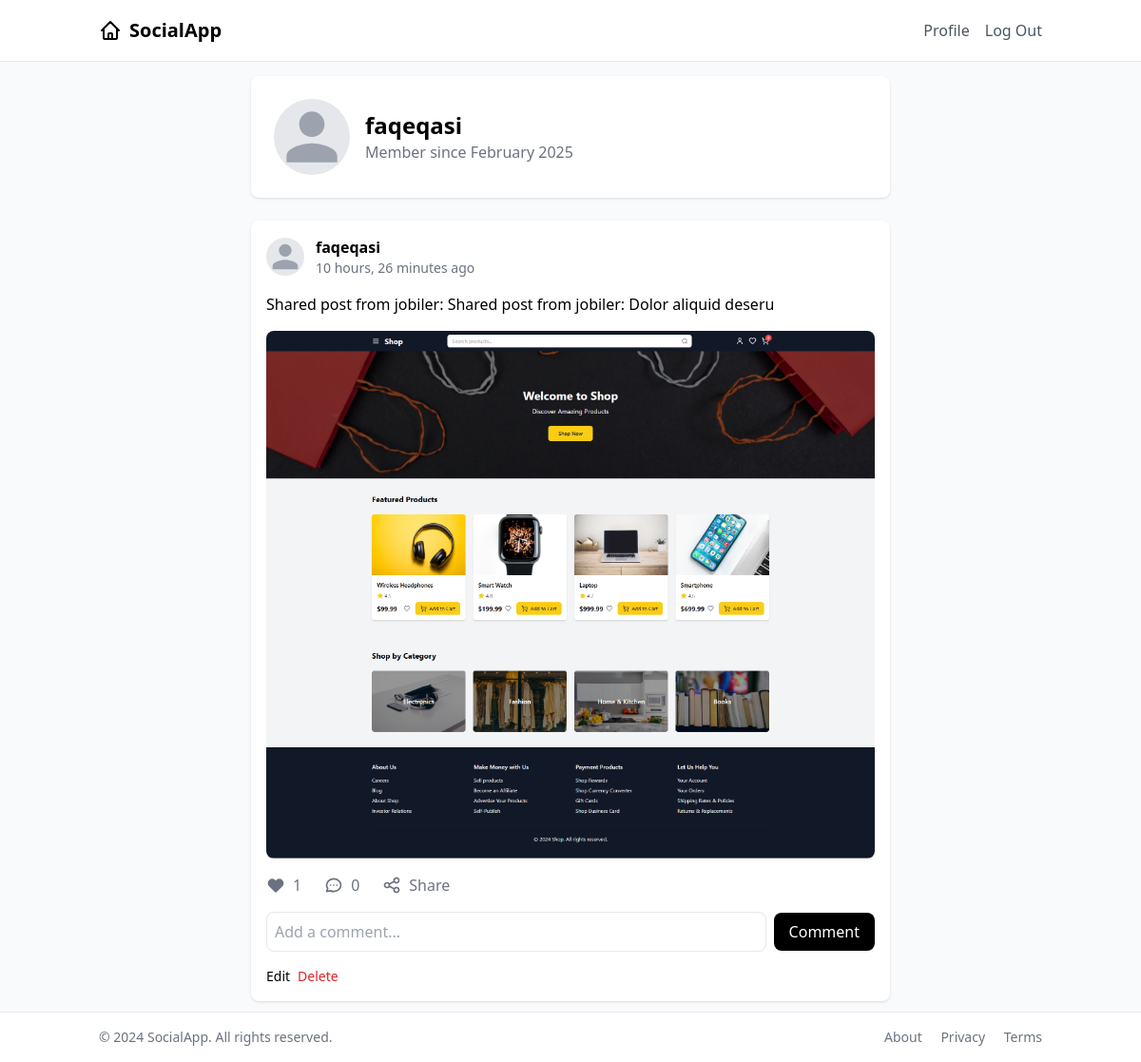
Before: /users/profile/ (signed in) with the older database file.
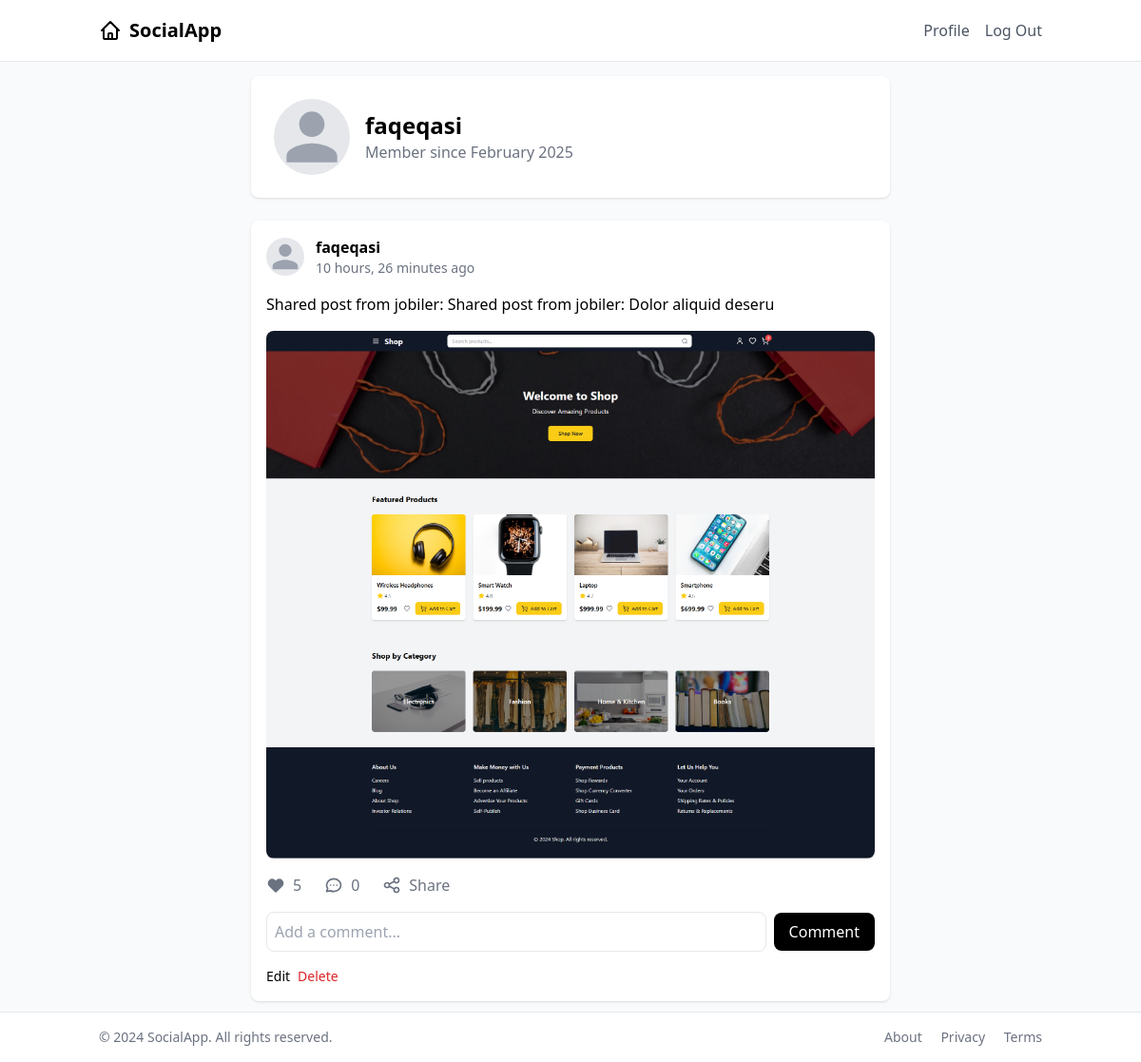
After: the same page with the newer database file.
### posts/models.py (models this page shows, shortened)
class Post(models.Model):
    user = models.ForeignKey(User, on_delete=models.CASCADE)
    content = models.TextField()
    image = models.ImageField(upload_to='post_images/', blank=True, null=True)
    created_at = models.DateTimeField(auto_now_add=True)
    updated_at = models.DateTimeField(auto_now=True)
    likes = models.ManyToManyField(User, related_name='liked_posts', blank=True)
    class Meta:
        ordering = ['-created_at']

### users/views.py (the view)
# urls.py: path('profile/', views.profile, name='profile'),
@login_required
def profile(request):
    user_posts = Post.objects.filter(user=request.user).select_related('user')
    return render(request, 'users/profile.html', {'posts': user_posts})

### templates/users/profile.html (shortened to what the changed rows need)
{% extends 'base.html' %}
{% block content %}
<div class="max-w-2xl mx-auto">
    <div class="bg-white rounded-lg shadow mb-6">
        <div class="p-6">
            <div class="flex items-center space-x-4">
                <div>
                    <h1 class="text-2xl font-bold">{{ user.username }}</h1>
                </div>
            </div>
        </div>
    </div>
    <div class="space-y-6">
        {% for post in posts %}
            <article class="bg-white rounded-lg shadow" id="post-{{ post.id }}">
                <div class="p-4">
                    <div class="flex items-center space-x-3 mb-4">
                        <div class="w-10 h-10 bg-gray-200 rounded-full overflow-hidden">
                            {% if post.user.profile_image %}
                                <img src="{{ post.user.profile_image.url }}" alt="{{ post.user.username }}" class="w-full h-full object-cover">
                            {% else %}
                                <svg class="w-full h-full text-gray-400" fill="currentColor" viewBox="0 0 24 24">
                                    <path d="M12 12c2.21 0 4-1.79 4-4s-1.79-4-4-4-4 1.79-4 4 1.79 4 4 4zm0 2c-2.67 0-8 1.34-8 4v2h16v-2c0-2.66-5.33-4-8-4z" />
                                </svg>
                            {% endif %}
                        </div>
                        <div>
                            <h3 class="font-semibold">{{ post.user.username }}</h3>
                            <p class="text-sm text-gray-500">{{ post.created_at|timesince }} ago</p>
                        </div>
                    </div>
                    <p class="mb-4">{{ post.content }}</p>
                    {% if post.image %}
                        <div class="rounded-lg overflow-hidden mb-4">
                            <img src="{{ post.image.url }}" alt="Post image" class="w-full">
                        </div>
                    {% endif %}
                    <div class="flex items-center space-x-6 text-gray-500">
                        <button class="flex items-center space-x-2 hover:text-primary like-button" data-post-id="{{ post.id }}">
                            <svg xmlns="http://www.w3.org/2000/svg" class="h-5 w-5" fill="{% if request.user in post.likes.all %}currentColor{% else %}none{% endif %}" viewBox="0 0 24 24" stroke="currentColor">
                                <path stroke-linecap="round" stroke-linejoin="round" stroke-width="2" d="M4.318 6.318a4.5 4.5 0 000 6.364L12 20.364l7.682-7.682a4.5 4.5 0 00-6.364-6.364L12 7.636l-1.318-1.318a4.5 4.5 0 00-6.364 0z" />
                            </svg>
                            <span class="likes-count">{{ post.likes.count }}</span>
                        </button>
                        <button class="flex items-center space-x-2 hover:text-primary comment-button" data-post-id="{{ post.id }}">
                            <span class="comments-count">{{ post.comments.count }}</span>
                        </button>
                        <a href="{% url 'share_post' post.id %}" class="flex items-center space-x-2 hover:text-primary">
                            <span>Share</span>
                        </a>
                    </div>
                    <form class="mt-4 comment-form" data-post-id="{{ post.id }}">
                        <div class="flex items-center space-x-2">
                            <input type="text" name="content" placeholder="Add a comment..." class="flex-1 p-2 border rounded-lg focus:outline-none focus:ring-2 focus:ring-primary">
                            <button type="submit" class=" bg-black px-4 py-2 bg-primary text-white rounded-lg hover:bg-secondary transition">Comment</button>
                        </div>
                    </form>
                    {% if user == post.user %}
                    <div class="mt-4 flex space-x-2 text-sm">
                        <a href="{% url 'edit_post' post.id %}" class="text-primary hover:underline">Edit</a>
                        <a href="{% url 'delete_post' post.id %}" class="text-red-600 hover:underline">Delete</a>
                    </div>
                    {% endif %}
                </div>
            </article>
        {% empty %}
            <div class="bg-white rounded-lg shadow p-6 text-center text-gray-500">
                You haven't made any posts yet.
            </div>
        {% endfor %}
    </div>
</div>
{% endblock %}

Changed rows visible on the page:
changed Post "Shared post from jobiler: Shared post from jobiler: Dolor aliquid deseru": likes.count "1" → "5"
